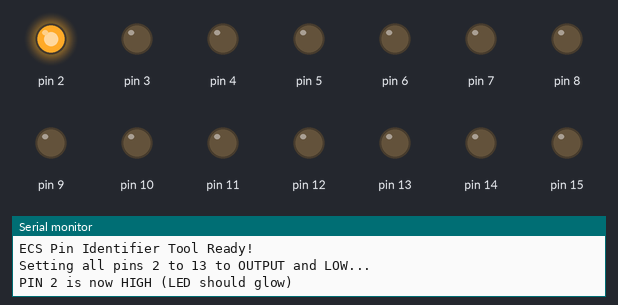
Bench run of a sketch on a simulated Arduino Uno, built with avr-gcc and run on an emulated ATmega328P. Shown: output pins drawn as LEDs (lit = HIGH), the last lines printed to the serial monitor.

Above: at 1.1 s.
At 4.1 s:
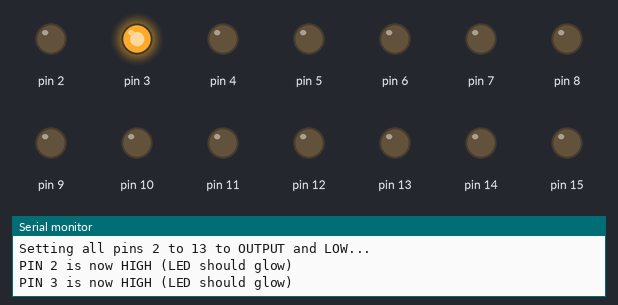
At 10.1 s:
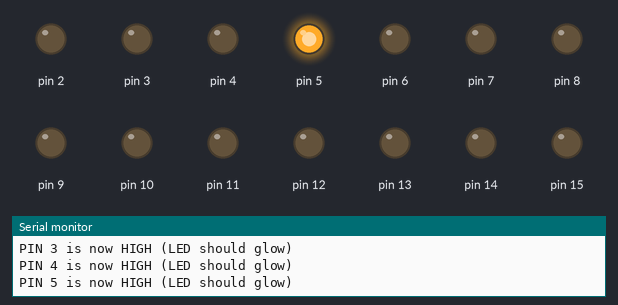
At 19.1 s:
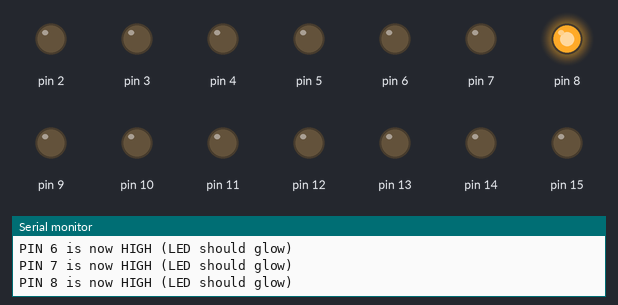
At 28.1 s:
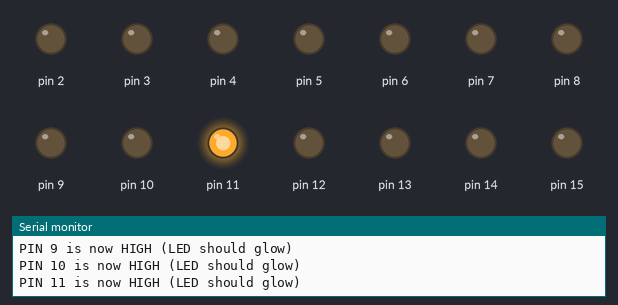
At 37.1 s:
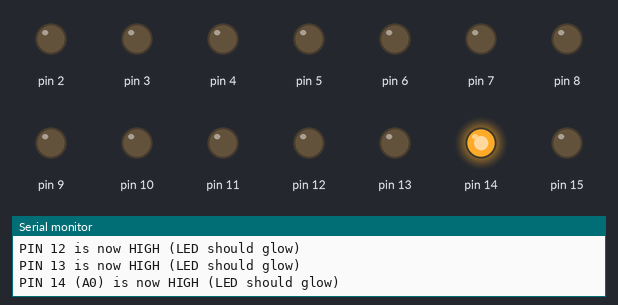
Timing chart, 0 to 40.0 s (numbered marks = the images above):
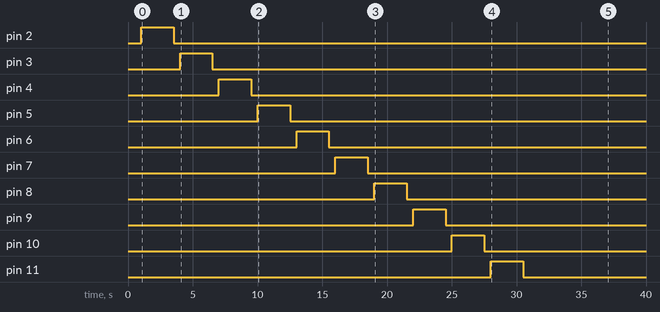

Measured:
- by itself, pin 2: LOW → HIGH at 1.0 s, → LOW 2.5 s later
- by itself, pin 3: LOW → HIGH at 4.0 s, → LOW 2.5 s later
- by itself, pin 4: LOW → HIGH at 7.0 s, → LOW 2.5 s later
- by itself, pin 5: LOW → HIGH at 10.0 s, → LOW 2.5 s later
- by itself, pin 6: LOW → HIGH at 13.0 s, → LOW 2.5 s later
- by itself, pin 7: LOW → HIGH at 16.0 s, → LOW 2.5 s later
- by itself, pin 8: LOW → HIGH at 19.0 s, → LOW 2.5 s later
- by itself, pin 9: LOW → HIGH at 22.0 s, → LOW 2.5 s later

The sketch:

find_led_pins.ino
```cpp
// ============================================================
//  ECS Car System – LED & Pin Identifier Tool
//  Upload this sketch to test every Arduino digital pin from 2 to 13.
//  Open the Arduino Serial Monitor (9600 baud) to watch which Pin is
//  currently HIGH and verify which LED lights up!
// ============================================================

void setup() {
  Serial.begin(9600);
  Serial.println("ECS Pin Identifier Tool Ready!");
  Serial.println("Setting all pins 2 to 13 to OUTPUT and LOW...");

  for (int pin = 2; pin <= 19; pin++) {
    pinMode(pin, OUTPUT);
    digitalWrite(pin, LOW);
  }

  delay(1000);
}

void loop() {
  for (int pin = 2; pin <= 19; pin++) {
    // Report current pin to Serial Monitor
    Serial.print("PIN ");
    Serial.print(pin);
    if (pin >= 14) {
      Serial.print(" (A");
      Serial.print(pin - 14);
      Serial.print(")");
    }
    Serial.println(" is now HIGH (LED should glow)");

    // Turn pin HIGH
    digitalWrite(pin, HIGH);
    delay(2500); // Hold for 2.5 seconds to allow observation

    // Turn pin LOW
    digitalWrite(pin, LOW);
    delay(500);  // Brief gap before next pin
  }

  Serial.println("=========================================");
  Serial.println("Cycle completed. Restarting in 3 seconds...");
  Serial.println("=========================================");
  delay(3000);
}
```
